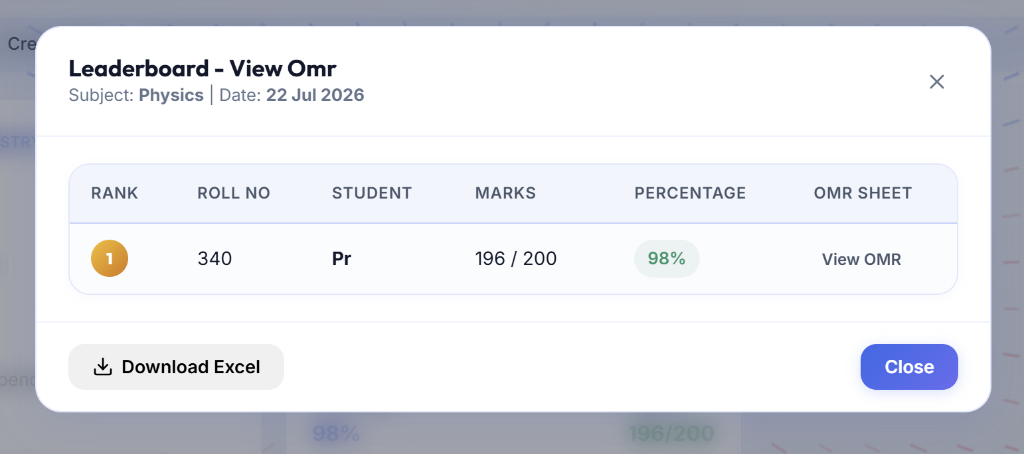
#> input picture server/test_omr/media__1784801530603.png, 1024 x 454 px, found by its file name
$ python test_detect.py
#> lines starting #> are read from the running program, lines starting #| are printed output that depends on the picture; after the words box and inside, x2 and y2 are one past the last pixel; in counts of white or black regions, pixels touching at a corner belong together
#> further down, image is the input picture: shape (454, 1024, 3); mean B, G, R 232.7, 227.2, 225.3
import cv2
import numpy as np

def detect_registration_corners(image):
    h_orig, w_orig = image.shape[:2]
#> h_orig = 454; w_orig = 1024

    gray = cv2.cvtColor(image, cv2.COLOR_BGR2GRAY)
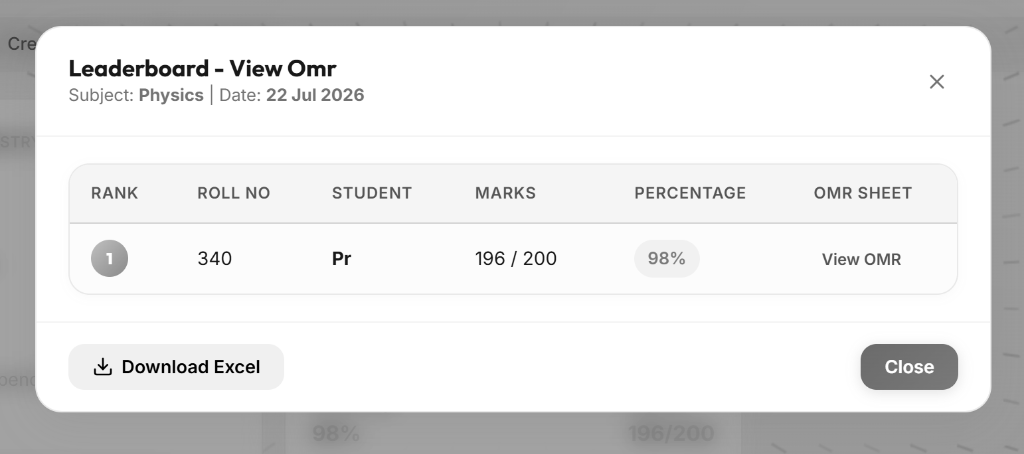
#> gray: shape (454, 1024); min 0, max 255, mean 227.2
    blurred = cv2.GaussianBlur(gray, (5, 5), 0)
    thresh = cv2.adaptiveThreshold(blurred, 255, cv2.ADAPTIVE_THRESH_GAUSSIAN_C, cv2.THRESH_BINARY_INV, 51, 15)
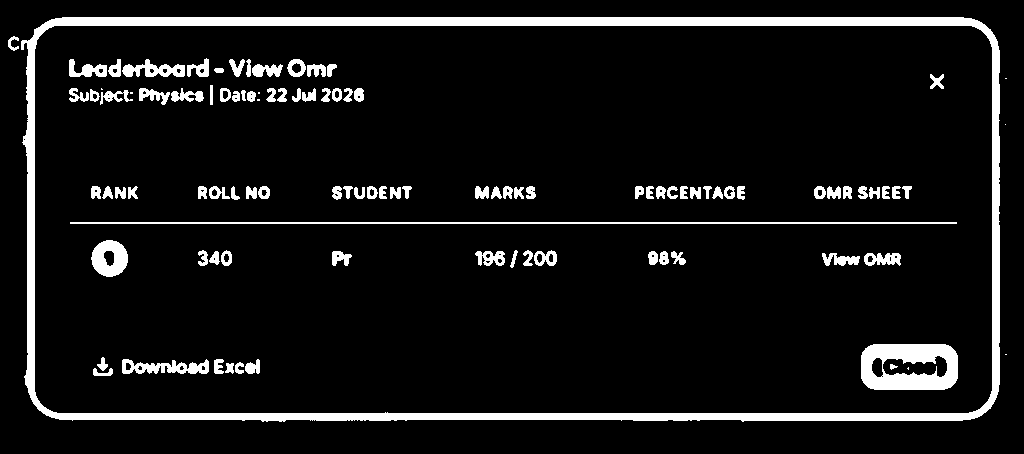
#> thresh: shape (454, 1024); 8.5% white; 103 white regions (8 under 20 px)

    cnts, _ = cv2.findContours(thresh.copy(), cv2.RETR_LIST, cv2.CHAIN_APPROX_SIMPLE)
#> cnts = 160 contours, 45 with area under 20; largest, box (x1, y1, x2, y2) and area: (21, 17, 1000, 422) 390020, (34, 25, 993, 414) 371066, (861, 344, 958, 390) 4128, (91, 240, 128, 277) 1007, (882, 355, 948, 378) 921

    min_size = max(5, int(w_orig * 0.008))
#> min_size = 8
    max_size = int(w_orig * 0.05)
#> max_size = 51

    markers = []
    for c in cnts:
        (x, y, w, h) = cv2.boundingRect(c)
        area = cv2.contourArea(c)
        perimeter = cv2.arcLength(c, True)
        if perimeter == 0:
            continue
        circularity = 4 * np.pi * area / (perimeter * perimeter)
        ar = w / float(h)

        if min_size <= w <= max_size and min_size <= h <= max_size and 0.6 <= ar <= 1.5 and circularity > 0.5:
            mask = np.zeros(thresh.shape, dtype="uint8")
            cv2.drawContours(mask, [c], -1, 255, -1)
            mean_val = cv2.mean(thresh, mask=mask)[0]
            if mean_val > 40:
                cx = x + w / 2.0
                cy = y + h / 2.0
                markers.append((cx, cy, area, circularity, ar, mean_val))
#> this loop made 160 passes
#> (x, y, w, h, area, perimeter, circularity, ar) on passes 14, 15, 37, 38, 41, 42, 46, 48, 61, 75, 77, 79: (871, 357, 13, 21, 183, 53.46, 0.805, 0.619), (97, 357, 11, 14, 60.5, 38.38, 0.516, 0.786), (659, 251, 10, 14, 90, 38.14, 0.777, 0.714), (648, 251, 10, 14, 97, 38.14, 0.838, 0.714), (209, 251, 11, 14, 77.5, 38.38, 0.661, 0.786), (103, 250, 12, 17, 137, 45.8, 0.821, 0.706), (221, 250, 11, 16, 122.5, 42.38, 0.857, 0.688), (91, 240, 37, 37, 1007, 119.4, 0.888, 1), (726, 188, 8, 9, 33, 24.97, 0.665, 0.889), (843, 186, 9, 13, 80.5, 42.73, 0.554, 0.692), (814, 186, 12, 13, 110.5, 39.56, 0.887, 0.923), (724, 186, 11, 13, 101, 38.97, 0.836, 0.846)
#> (x, y, w, h, area, perimeter, circularity, ar) on passes 2, 8, 9, 10, 11, 12: (93, 368, 20, 8, 67.5, 55.56, 0.275, 2.5), (225, 363, 9, 11, 53.5, 37.56, 0.477, 0.818), (125, 362, 7, 9, 39.5, 23.9, 0.869, 0.778), (235, 362, 9, 12, 51.5, 44.38, 0.329, 0.75), (245, 359, 15, 15, 128.5, 62.04, 0.42, 1), (214, 359, 10, 15, 86, 60.97, 0.291, 0.667)
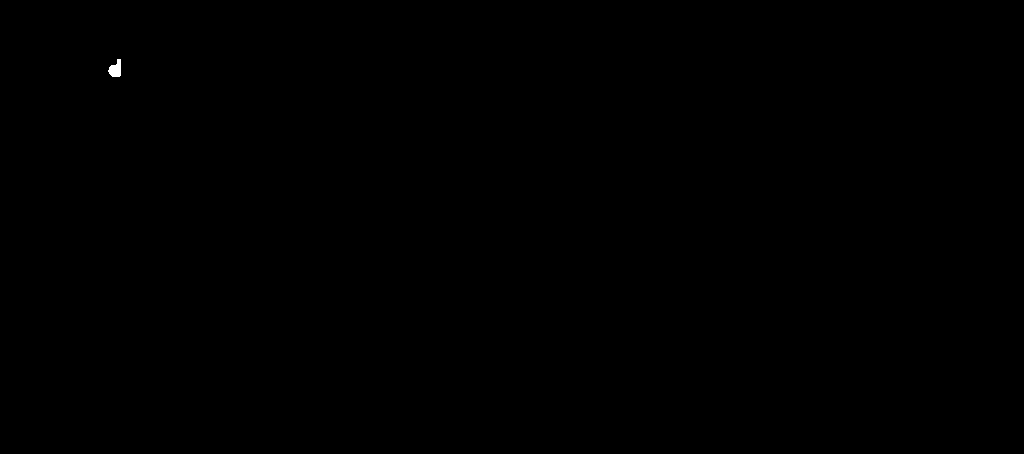
#> mask: shape (454, 1024); 0.03% white; 1 white region, box (x1, y1, x2, y2) and area: (108, 59, 121, 77) 161

    print(f"Total markers found: {len(markers)}")
#| Total markers found: 32
    for m in markers:
        print(f"Marker at ({m[0]:.1f}, {m[1]:.1f}), area: {m[2]}, circ: {m[3]:.2f}, ar: {m[4]:.2f}, mean: {m[5]:.2f}")
#> this loop made 32 passes
#> m on passes 1 to 12: (877.5, 367.5, 183, 0.805, 0.619, 56.67), (102.5, 364, 60.5, 0.516, 0.786, 255), (664, 258, 90, 0.777, 0.714, 240.8), (653, 258, 97, 0.838, 0.714, 246.1), (214.5, 258, 77.5, 0.661, 0.786, 249.6), (109, 258.5, 137, 0.821, 0.706, 64.56), (226.5, 258, 122.5, 0.857, 0.688, 197.5), (109.5, 258.5, 1007, 0.888, 1, 226.6), (730, 192.5, 33, 0.665, 0.889, 115.9), (847.5, 192.5, 80.5, 0.554, 0.692, 244.9), (820, 192.5, 110.5, 0.887, 0.923, 211.5), (729.5, 192.5, 101, 0.836, 0.846, 203.6)
#| Marker at (877.5, 367.5), area: 183.0, circ: 0.80, ar: 0.62, mean: 56.67
#| Marker at (102.5, 364.0), area: 60.5, circ: 0.52, ar: 0.79, mean: 255.00
#| Marker at (664.0, 258.0), area: 90.0, circ: 0.78, ar: 0.71, mean: 240.83
#| Marker at (653.0, 258.0), area: 97.0, circ: 0.84, ar: 0.71, mean: 246.13
#| Marker at (214.5, 258.0), area: 77.5, circ: 0.66, ar: 0.79, mean: 249.63
#| Marker at (109.0, 258.5), area: 137.0, circ: 0.82, ar: 0.71, mean: 64.56
#| Marker at (226.5, 258.0), area: 122.5, circ: 0.86, ar: 0.69, mean: 197.54
#| Marker at (109.5, 258.5), area: 1007.0, circ: 0.89, ar: 1.00, mean: 226.59
#> (further printed lines are left out)

image = cv2.imread(r"C:\Users\sawar\MyProjects\student-report\server\test_omr\media__1784801530603.png")
if image is not None:
    detect_registration_corners(image)
else:
    print("Failed to load image")

$ run again, with server/test_omr/media__1784802158310.png copied over server/test_omr/media__1784801530603.png
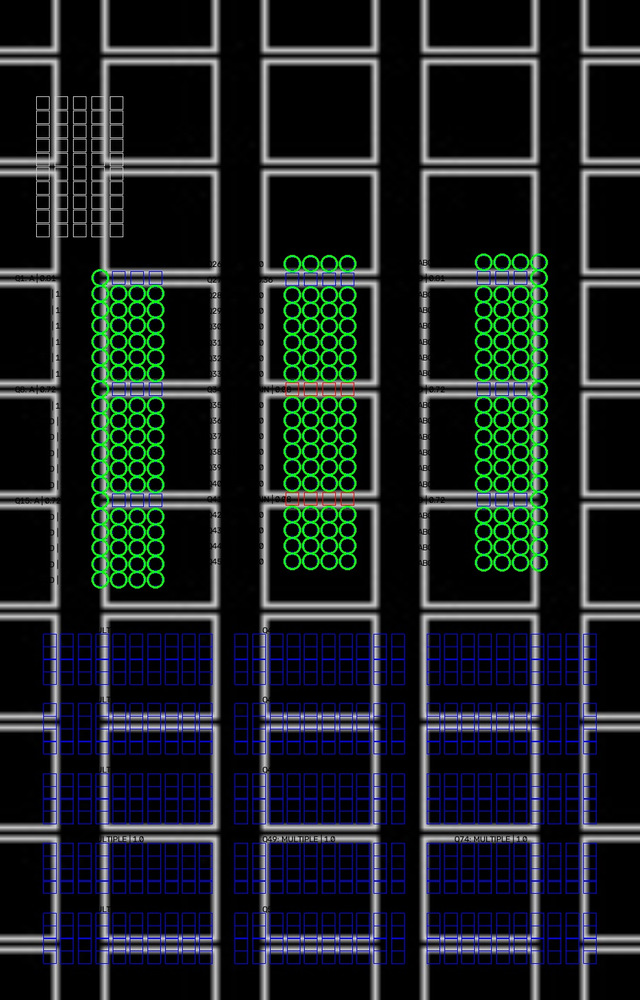
#> input picture server/test_omr/media__1784802158310.png, 640 x 1000 px, shrunk from 903 x 1412 before the run, found by its file name
#> image is the input picture: shape (1000, 640, 3); mean B, G, R 35.8, 34.5, 27.8
#> in detect_registration_corners, `gray = cv2.cvtColor(image, cv2.COLOR_BGR2GRAY)`:
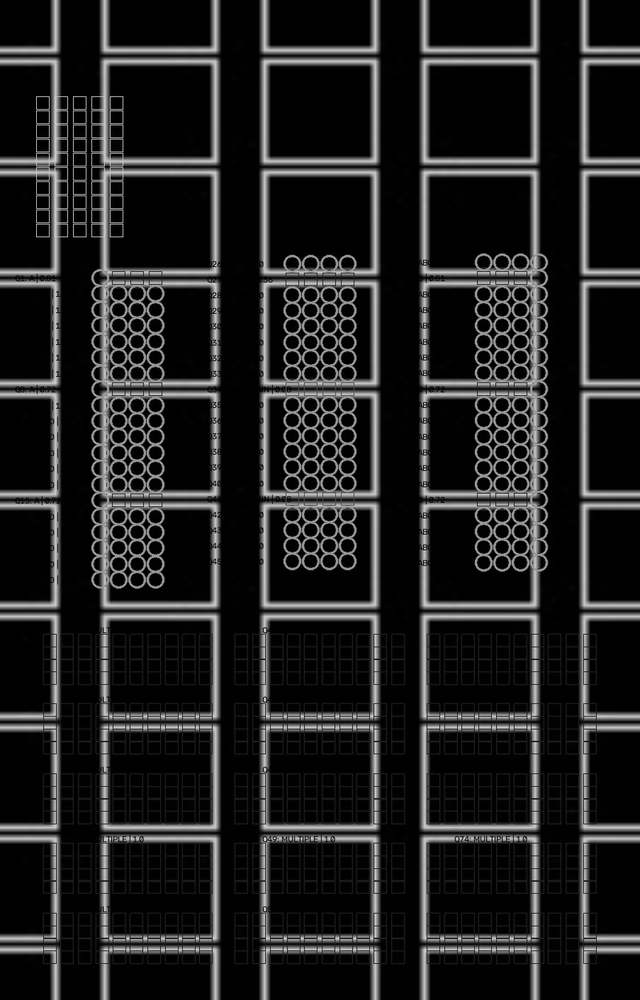
#> gray: shape (1000, 640); min 0, max 232, mean 32.6
#> in detect_registration_corners, `thresh = cv2.adaptiveThreshold(blurred, 255, cv2.ADAPTIVE_THRESH_GAUSS..`:
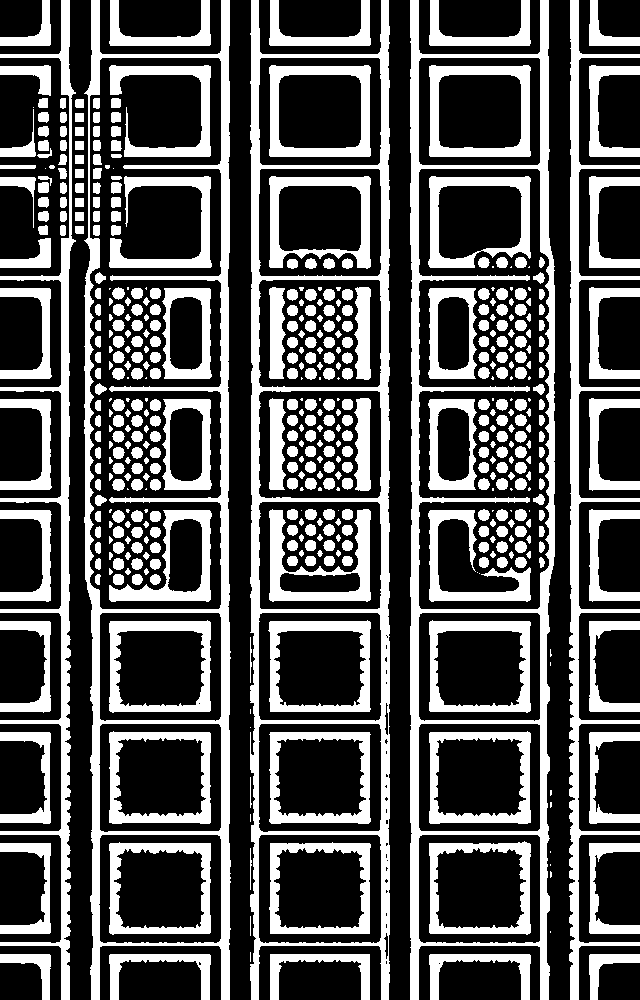
#> thresh: shape (1000, 640); 33.5% white; 508 white regions (65 under 20 px)
#> cnts = 571 contours, 179 with area under 20; largest, box (x1, y1, x2, y2) and area: (84, 0, 231, 1000) 126403, (410, 0, 555, 1000) 125532, (250, 0, 390, 1000) 123409, (89, 57, 222, 610) 70014, (418, 168, 550, 610) 55076
#> the loop in detect_registration_corners, `for c in cnts:` made 571 passes
#> (x, y, w, h, area, perimeter, circularity, ar) on passes 82, 83, 84, 92, 93, 94, 97, 98: (150, 574, 11, 11, 77, 32.97, 0.89, 1), (132, 574, 11, 11, 83, 34.14, 0.895, 1), (113, 574, 11, 11, 91, 35.31, 0.917, 1), (150, 559, 11, 11, 82, 34.14, 0.884, 1), (131, 558, 12, 12, 91, 36.97, 0.837, 1), (113, 558, 11, 12, 95, 37.31, 0.857, 0.917), (515, 557, 12, 11, 91, 36.14, 0.875, 1.09), (497, 557, 11, 11, 82, 34.14, 0.884, 1)
#| Total markers found: 319
#> the loop in detect_registration_corners, `for m in markers:` made 319 passes
#> m on passes 1 to 3: (386.5, 881, 12, 0.851, 0.833, 141.7), (386.5, 799, 12, 0.851, 0.833, 141.7), (386.5, 741.5, 14, 0.75, 0.714, 145.7)
#> (printed output is left out)

$ run again, with server/test_omr/media__1784802377713.png copied over server/test_omr/media__1784801530603.png
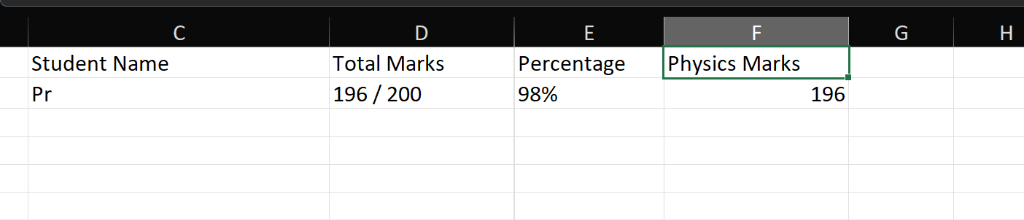
#> input picture server/test_omr/media__1784802377713.png, 1024 x 220 px, found by its file name
#> image is the input picture: shape (220, 1024, 3); mean B, G, R 201.9, 202, 201.6
#> in detect_registration_corners, `blurred = cv2.GaussianBlur(gray, (5, 5), 0)`:
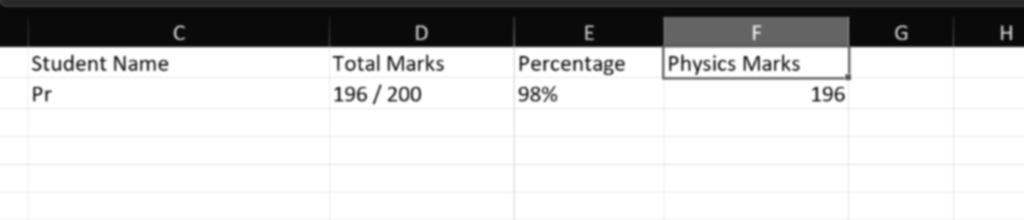
#> blurred: shape (220, 1024); min 10, max 255, mean 201.9
#> in detect_registration_corners, `thresh = cv2.adaptiveThreshold(blurred, 255, cv2.ADAPTIVE_THRESH_GAUSS..`:
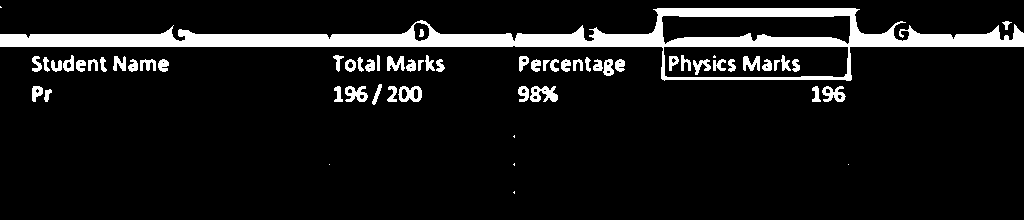
#> thresh: shape (220, 1024); 9.4% white; 62 white regions (7 under 20 px)
#> cnts = 92 contours, 27 with area under 20; largest, box (x1, y1, x2, y2) and area: (0, 8, 1024, 81) 24077, (663, 46, 849, 78) 5648, (661, 15, 851, 45) 4066, (398, 86, 422, 102) 284, (530, 86, 558, 102) 258
#> the loop in detect_registration_corners, `for c in cnts:` made 92 passes
#> (x, y, w, h, area, perimeter, circularity, ar) on passes 22, 26, 48, 53, 63, 74, 75, 85: (398, 86, 24, 16, 283.5, 77.36, 0.595, 1.5), (32, 86, 11, 16, 104, 45.31, 0.636, 0.688), (762, 59, 10, 12, 67, 40.97, 0.502, 0.833), (603, 59, 11, 17, 119.5, 48.38, 0.641, 0.647), (345, 59, 11, 13, 97, 36.97, 0.892, 0.846), (669, 56, 10, 15, 80, 42.49, 0.557, 0.667), (519, 56, 10, 16, 89, 42.14, 0.63, 0.625), (63, 55, 11, 17, 107.5, 46.73, 0.619, 0.647)
#> after the loop in detect_registration_corners, `for c in cnts:`: markers = 9 items
#| Total markers found: 9
#> the loop in detect_registration_corners, `for m in markers:` made 9 passes
#> m on passes 1 to 8: (410, 94, 283.5, 0.595, 1.5, 194.1), (37.5, 94, 104, 0.636, 0.688, 238.8), (767, 65, 67, 0.502, 0.833, 246.1), (608.5, 67.5, 119.5, 0.641, 0.647, 231.7), (350.5, 65.5, 97, 0.892, 0.846, 201.3), (674, 63.5, 80, 0.557, 0.667, 224.7), (524, 64, 89, 0.63, 0.625, 231.6), (68.5, 63.5, 107.5, 0.619, 0.647, 215.8)
#> (printed output is left out)

$ run again, with server/test_omr/media__1784802810215.png copied over server/test_omr/media__1784801530603.png
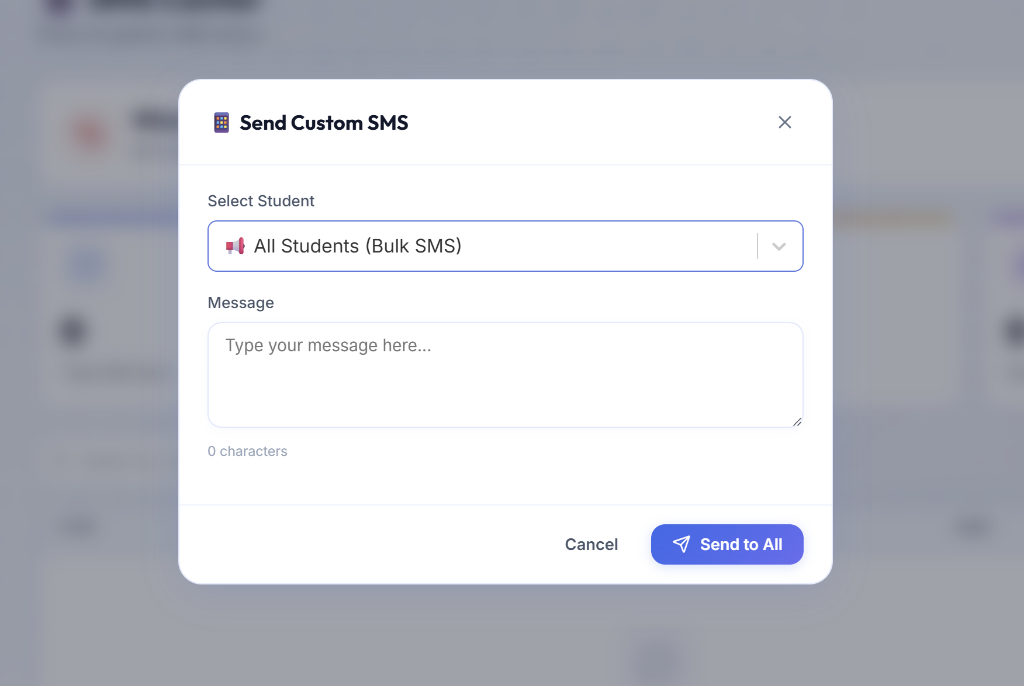
#> input picture server/test_omr/media__1784802810215.png, 1024 x 686 px, found by its file name
#> image is the input picture: shape (686, 1024, 3); mean B, G, R 206.6, 199.7, 197.7
#> in detect_registration_corners, `thresh = cv2.adaptiveThreshold(blurred, 255, cv2.ADAPTIVE_THRESH_GAUSS..`:
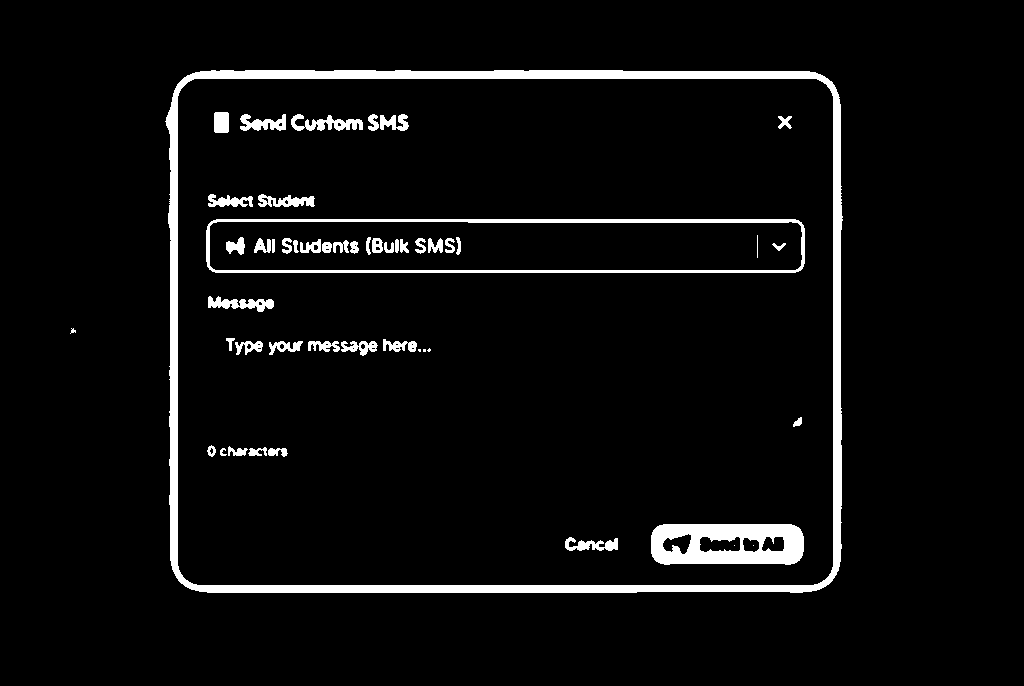
#> thresh: shape (686, 1024); 5% white; 51 white regions (6 under 20 px)
#> cnts = 84 contours, 30 with area under 20; largest, box (x1, y1, x2, y2) and area: (165, 70, 843, 593) 348382, (177, 78, 834, 586) 332128, (206, 219, 805, 273) 31576, (209, 221, 803, 271) 28637, (651, 524, 804, 565) 5783
#> the loop in detect_registration_corners, `for c in cnts:` made 84 passes
#> (x, y, w, h, area, perimeter, circularity, ar) on passes 3, 4, 14, 15, 50, 52, 62, 82: (742, 537, 18, 16, 196.5, 56.04, 0.786, 1.12), (761, 536, 24, 16, 289.5, 82.53, 0.534, 1.5), (207, 445, 9, 12, 61, 30.97, 0.799, 0.75), (793, 417, 9, 10, 41, 29.31, 0.6, 0.9), (322, 242, 10, 11, 79, 33.31, 0.895, 0.909), (350, 241, 9, 13, 69, 37.8, 0.607, 0.692), (372, 238, 11, 15, 126.5, 44.73, 0.795, 0.733), (214, 112, 15, 21, 278, 65.66, 0.81, 0.714)
#> after the loop in detect_registration_corners, `for c in cnts:`: markers = 8 items
#| Total markers found: 8
#> the loop in detect_registration_corners, `for m in markers:` made 8 passes
#> m on passes 1 to 8: (751, 545, 196.5, 0.786, 1.12, 57.43), (773, 544, 289.5, 0.534, 1.5, 56.32), (211.5, 451, 61, 0.799, 0.75, 214.2), (797.5, 422, 41, 0.6, 0.9, 255), (327, 247.5, 79, 0.895, 0.909, 241.6), (354.5, 247.5, 69, 0.607, 0.692, 246.1), (377.5, 245.5, 126.5, 0.795, 0.733, 220.5), (221.5, 122.5, 278, 0.81, 0.714, 255)
#> (printed output is left out)
